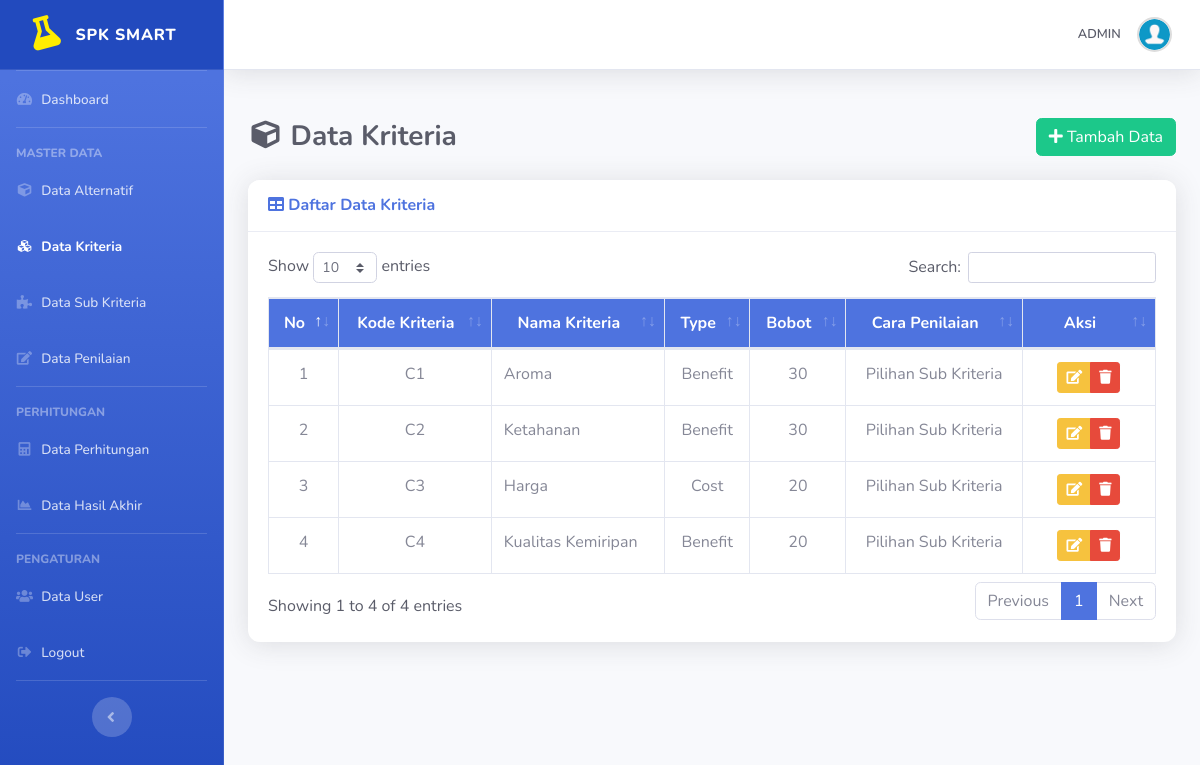
The app's page /list-kriteria.php (signed in) with its own data.
### tables this page shows
CREATE TABLE `kriteria` (
  `id_kriteria` int(11) NOT NULL,
  `kode_kriteria` varchar(10) NOT NULL,
  `nama` varchar(50) NOT NULL,
  `type` enum('Benefit','Cost') NOT NULL,
  `bobot` float NOT NULL,
  `ada_pilihan` tinyint(1) DEFAULT NULL
);

### list-kriteria.php (the view, shortened to what this page needs)
<?php
require_once('template/header.php');
?>
<div class="d-sm-flex align-items-center justify-content-between mb-4">
    <h1 class="h3 mb-0 text-gray-800"><i class="fas fa-fw fa-cube"></i> Data Kriteria</h1>
    <a href="tambah-kriteria.php" class="btn btn-success"> <i class="fa fa-plus"></i> Tambah Data </a>
</div>
<div class="card shadow mb-4">
    <div class="card-header py-3">
        <h6 class="m-0 font-weight-bold text-primary"><i class="fa fa-table"></i> Daftar Data Kriteria</h6>
    </div>
    <div class="card-body">
		<div class="table-responsive">
			<table class="table table-bordered" id="dataTable" width="100%" cellspacing="0">
				<thead class="bg-primary text-white">
					<tr align="center">
						<th>No</th>
						<th>Kode Kriteria</th>
						<th>Nama Kriteria</th>
						<th>Type</th>
						<th>Bobot</th>
						<th>Cara Penilaian</th>
						<th width="15%">Aksi</th>
					</tr>
				</thead>
				<tbody>
				<?php
				$no = 1;
				$query = mysqli_query($koneksi,"SELECT * FROM kriteria ORDER BY kode_kriteria ASC");
				while($data = mysqli_fetch_array($query)):
				?>
					<tr align="center">
						<td><?php echo $no; ?></td>
						<td><?php echo $data['kode_kriteria']; ?></td>
						<td align="left"><?php echo $data['nama']; ?></td>
						<td><?php echo $data['type']; ?></td>
						<td><?php echo $data['bobot']; ?></td>
						<td><?php echo ($data['ada_pilihan']) ? 'Pilihan Sub Kriteria': 'Input Langsung'; ?></td>
						<td>
							<div class="btn-group" role="group">
								<a data-toggle="tooltip" data-placement="bottom" title="Edit Data" href="edit-kriteria.php?id=<?php echo $data['id_kriteria']; ?>" class="btn btn-warning btn-sm"><i class="fa fa-edit"></i></a>
								<a  data-toggle="tooltip" data-placement="bottom" title="Hapus Data" href="hapus-kriteria.php?id=<?php echo $data['id_kriteria']; ?>" onclick="return confirm ('Apakah anda yakin untuk meghapus data ini')" class="btn btn-danger btn-sm"><i class="fa fa-trash"></i></a>
							</div>
						</td>
					</tr>
					<?php
					$no++;
					endwhile; ?>
				</tbody>
			</table>
		</div>
	</div>
</div>
<?php
require_once('template/footer.php');
?>

### admin-custom.css (style rules this page uses)
body { font-family: 'Nunito', sans-serif; color: #5a5c69; }
.h3.mb-0.text-gray-800 { color: #4e73df; font-weight: 700; }
.card { border-radius: 0.75rem; border: none; box-shadow: 0 0.15rem 1.75rem 0 rgba(58, 59, 69, 0.05); }
.card-header { background-color: #fff; border-bottom: 1px solid #eaecf4; color: #4e73df; font-weight: 700; border-radius: 0.75rem 0.75rem 0 0 !important; }

### template/header.php (style rules this page uses)
body { font-family: 'Nunito', sans-serif; color: #5a5c69; }
.h3.mb-0.text-gray-800 { color: #4e73df; font-weight: 700; }
.card { border-radius: 0.75rem; border: none; box-shadow: 0 0.15rem 1.75rem 0 rgba(58, 59, 69, 0.05); }
.card-header { background-color: #fff; border-bottom: 1px solid #eaecf4; color: #4e73df; font-weight: 700; border-radius: 0.75rem 0.75rem 0 0 !important; }

### records on screen
kriteria: kode_kriteria "C1", nama "Aroma", type "Benefit", bobot "30", ada_pilihan "Pilihan Sub Kriteria"
kriteria: kode_kriteria "C2", nama "Ketahanan", type "Benefit", bobot "30", ada_pilihan "Pilihan Sub Kriteria"
kriteria: kode_kriteria "C3", nama "Harga", type "Cost", bobot "20", ada_pilihan "Pilihan Sub Kriteria"
kriteria: kode_kriteria "C4", nama "Kualitas Kemiripan", type "Benefit", bobot "20", ada_pilihan "Pilihan Sub Kriteria"

### other values on screen
$_SESSION['username'] "ADMIN"
